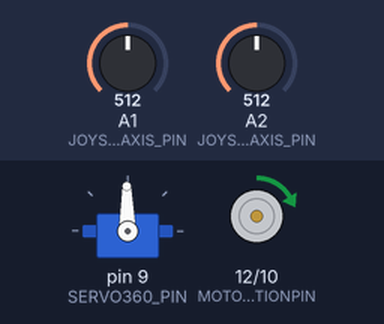
A sketch run on a simulated Arduino Uno, built for the host (arithmetic inside an expression is 32-bit, double 64-bit). Shown: servo, direction and speed pins drawn as motors (green arrow = direction pin HIGH = forward, orange = LOW = backward, longer = more drive). The inputs (shaded band) are chosen by the test bench; at power-on: A1 (JOYSTICK_YAXIS_PIN) = 512, A2 (JOYSTICK_XAXIS_PIN) = 512.

Above: at 2.1 s.
2.2 s: A1 (JOYSTICK_YAXIS_PIN) set to 716
At 3.0 s:
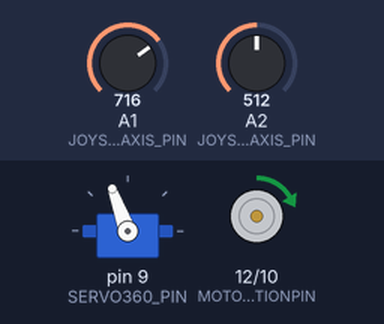
4.2 s: A2 (JOYSTICK_XAXIS_PIN) set to 716
At 5.7 s:
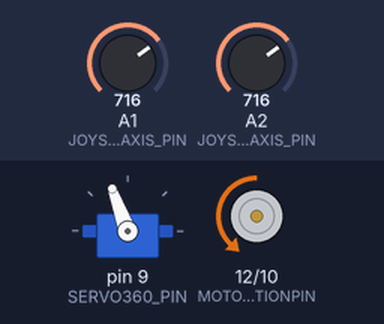
6.2 s: A1 (JOYSTICK_YAXIS_PIN) set to 900
At 6.8 s:
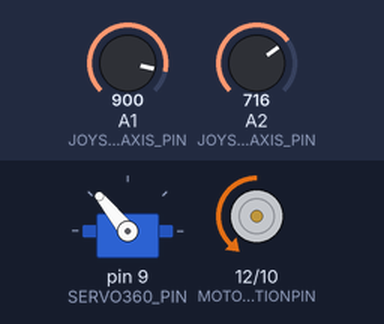
7.7 s: A2 (JOYSTICK_XAXIS_PIN) set to 900
At 8.9 s:
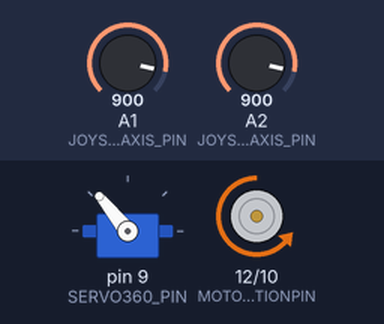
9.2 s: A1 (JOYSTICK_YAXIS_PIN) set to 1023
At 10.2 s:
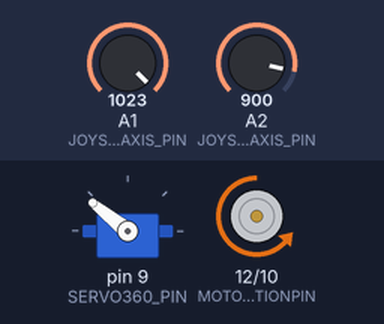
10.7 s: A2 (JOYSTICK_XAXIS_PIN) set to 1023
At 11.4 s:
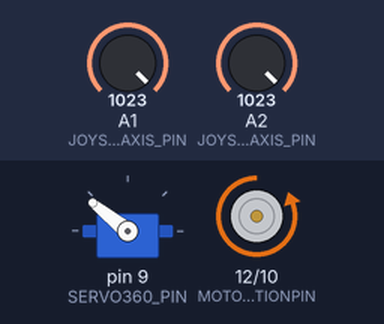
Timing chart, 0 to 13.2 s (numbered marks = the images above; inputs shaded):
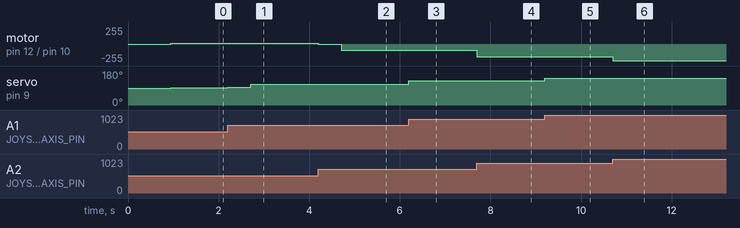

Measured:
- after the input at 2.2 s, servo on pin 9 (SERVO360_PIN): 91° → 93° at once, → 110° 0.50 s later
- after the input at 4.2 s, motor on pin 12 (MOTOR_DIRECTIONPIN) / pin 10 (MOTOR_SPEEDPIN): forward 11/255 → stopped at once, → backward 93/255 0.50 s later
- after the input at 6.2 s, servo on pin 9 (SERVO360_PIN): 110° → 129° at once
- after the input at 7.7 s, motor on pin 12 (MOTOR_DIRECTIONPIN) / pin 10 (MOTOR_SPEEDPIN): backward 93/255 → backward 190/255 at once
- after the input at 9.2 s, servo on pin 9 (SERVO360_PIN): 129° → 141° at once
- after the input at 10.7 s, motor on pin 12 (MOTOR_DIRECTIONPIN) / pin 10 (MOTOR_SPEEDPIN): backward 190/255 → backward 254/255 at once

The sketch:

Model01a-StokysS224-TowerKranWithJoystick.ino
```cpp
// (licence header left out)
#include <Easy.h>


// Parameter Motor(shield)
#define MOTOR_SPEEDPIN 10
#define MOTOR_DIRECTIONPIN 12
// Parameter Servo360
#define SERVO360_PIN 9
// Parameter Joystick
#define JOYSTICK_XAXIS_PIN A2
#define JOYSTICK_YAXIS_PIN A1

//***************************************************************************************************************
void setup()
{
  //((*** Initialize: Configure your sketch here....
  // Define motor to Joystick X-Axis:
  MotorL298* motor = new MotorL298(MOTOR_DIRECTIONPIN, MOTOR_SPEEDPIN);
  JoystickAxis* xAxis = new JoystickAxis(JOYSTICK_XAXIS_PIN, true);
  Relation1to1* relationMotor = new Relation1to1(NULL, motor, xAxis);

  // Define servo 360° to Joystick Y-Axis:
  MotorServo360T2* servo360 = new MotorServo360T2(SERVO360_PIN);
  JoystickAxis* yAxis = new JoystickAxis(JOYSTICK_YAXIS_PIN, false);
  Relation1to1* relationServo = new Relation1to1(NULL, servo360, yAxis);
  // ***))

  // Initialize control
  ControlManagerFactory::GetControlManager()->Setup();
}

//*****************************************************************
void loop() {
  //*** Run: No additional code is required
  ControlManagerFactory::GetControlManager()->Loop();

  // Depending on Arduino it needs a short delay. Do not add any other delays!
  delay(5);
}
```
